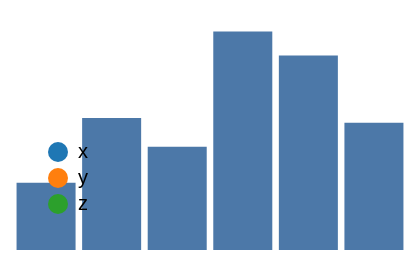

Vega-Lite specification stored for this chart:
### Vega specification from a JSON file in a GitHub repository (floating-point values rounded to 4 significant figures)
{"width": 200, "height": 120, "padding": 5, "data": [{"name": "t", "values": [{"a": "Alpha", "b": 28, "c": "x", "d": 1}, {"a": "Bravo", "b": 55, "c": "y", "d": 2}, {"a": "Charlie", "b": 43, "c": "x", "d": 3}, {"a": "Delta", "b": 91, "c": "z", "d": 4}, {"a": "Echo", "b": 81, "c": "y", "d": 5}, {"a": "Foxtrot", "b": 53, "c": "z", "d": 6}]}], "scales": [{"name": "x", "type": "band", "domain": {"data": "t", "field": "a"}, "range": "width", "padding": 0.1}, {"name": "y", "type": "linear", "domain": {"data": "t", "field": "b"}, "range": "height", "nice": true}, {"name": "color", "type": "ordinal", "domain": {"data": "t", "field": "c"}, "range": {"scheme": "category10"}}, {"name": "ramp", "type": "linear", "domain": {"data": "t", "field": "d"}, "range": {"scheme": "blues"}}, {"name": "size", "type": "linear", "domain": {"data": "t", "field": "b"}, "range": [10, 200]}, {"name": "shape", "type": "ordinal", "domain": {"data": "t", "field": "c"}, "range": "symbol"}, {"name": "quant", "type": "quantize", "domain": [0, 100], "range": {"scheme": "greens", "count": 4}}], "marks": [{"type": "rect", "from": {"data": "t"}, "encode": {"enter": {"x": {"scale": "x", "field": "a"}, "width": {"scale": "x", "band": 1}, "y": {"scale": "y", "field": "b"}, "y2": {"scale": "y", "value": 0}}}}], "legends": [{"fill": "color", "orient": "bottom-left"}]}
